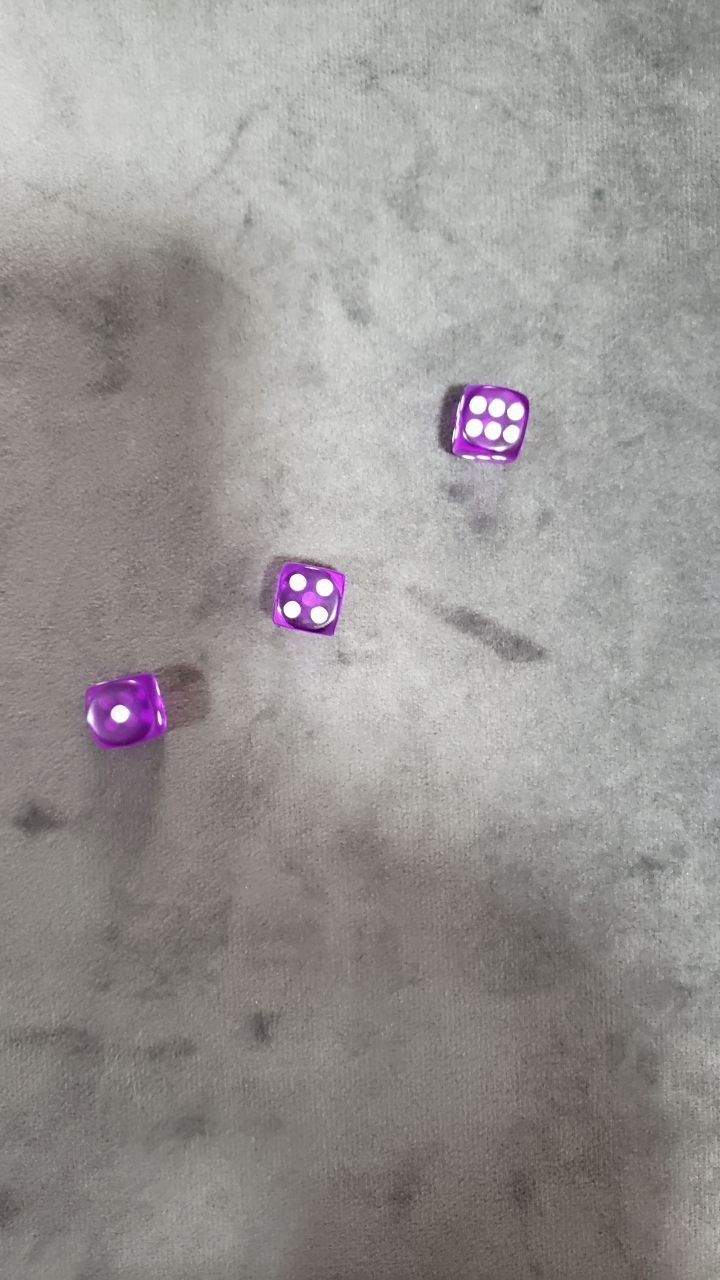
#> input picture projects/dice-counter/images/img1.jpg, 720 x 1280 px, found by its file name
$ python dice_counter.py   (older library calls are emulated)
#> lines starting #> are read from the running program, lines starting #| are printed output that depends on the picture; after the words box and inside, x2 and y2 are one past the last pixel; in counts of white or black regions, pixels touching at a corner belong together
# Project developed for the Computer Vision course in the Data Science program at Uninter University – Dice Face Counter

#Imported libraries
import cv2
import numpy as np

# Load the image
imgOrig = cv2.imread("images/img1.jpg")
#> imgOrig is the input picture: shape (1280, 720, 3); mean B, G, R 147.3, 149.1, 152.7

# Convert the image to HSV
imgHSV = cv2.cvtColor(imgOrig, cv2.COLOR_BGR2HSV)
#> imgHSV: shape (1280, 720, 3); mean H, S, V 32.4, 14.6, 153.9

# Define the HSV range for the dice color (purple in this case)
minimum = np.array([100, 50, 50])
maximum = np.array([255, 90, 255])

# Create a binary mask
mask = cv2.inRange(imgHSV, minimum, maximum)
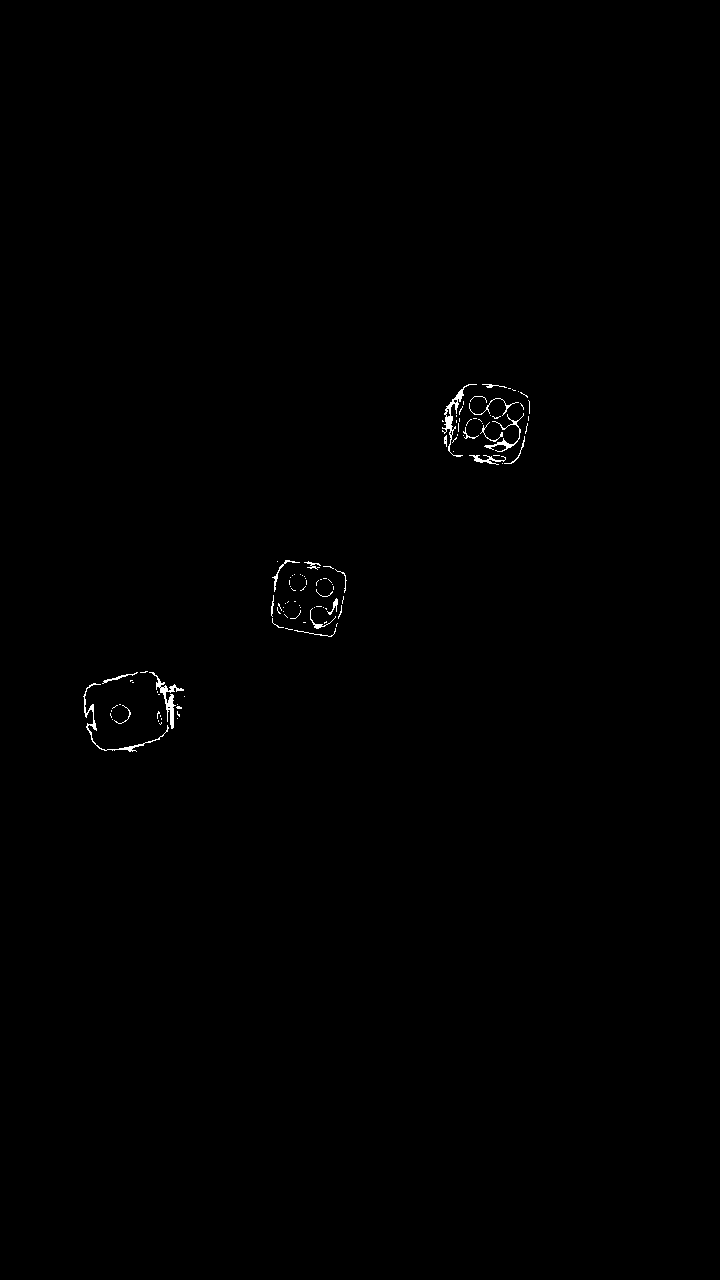
#> mask: shape (1280, 720); 0.29% white in thin lines or dots, all inside (x1, y1, x2, y2) = (83, 384, 530, 752)

# Apply Laplacian filter
imgLaplace = cv2.Laplacian(mask, cv2.CV_8U)
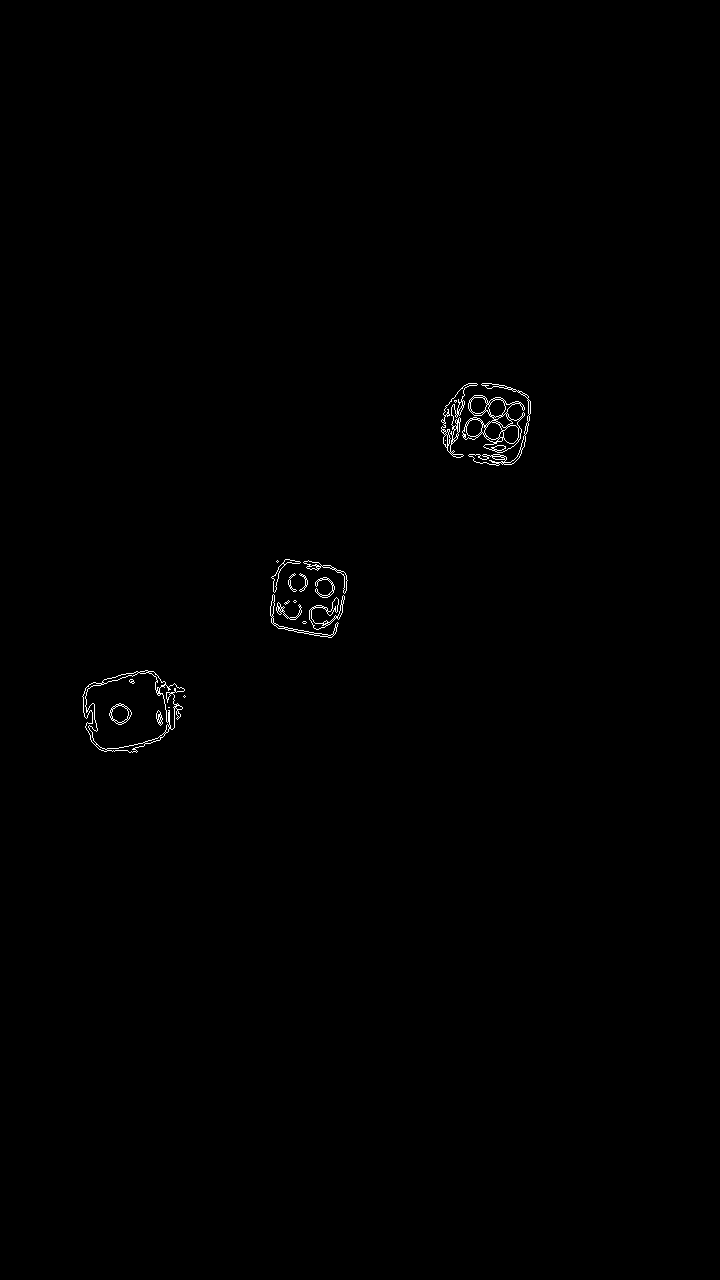
#> imgLaplace: shape (1280, 720); 0.36% white in thin lines or dots, all inside (x1, y1, x2, y2) = (82, 383, 531, 753)

# Detect circles using Hough Circle Transform
circles = cv2.HoughCircles(imgLaplace, cv2.HOUGH_GRADIENT, dp=1.2, minDist=10, param1=50, param2=20, minRadius=5, maxRadius=13)
#> circles = [[119.4, 713.4, 7.4], [318.6, 616.2, 12.32], [493.8, 427.8, 9.68], [324.6, 587.4, 7.28], [298.2, 582.6, 9.68], [513, 411, 9.44], [497.4, 408.6, 8.36], [472.2, 425.4, 12.32], [510.6, 435, 6.92], [477, 405, 6.68]]

# Count and print the number of detected circles
if circles is not None:
  circles = np.round(circles[0, :]).astype("int")
#> circles = [[119, 713, 7], [319, 616, 12], [494, 428, 10], [325, 587, 7], [298, 583, 10], [513, 411, 9], [497, 409, 8], [472, 425, 12], [511, 435, 7], [477, 405, 7]]
  total_sum = 0

  # Draw the detected circles on the original image
  for (x, y, r) in circles:
    cv2.circle(imgOrig, (x, y), r, (0, 255, 0), 2)  # green circle
    total_sum +=1
#> this loop made 10 passes
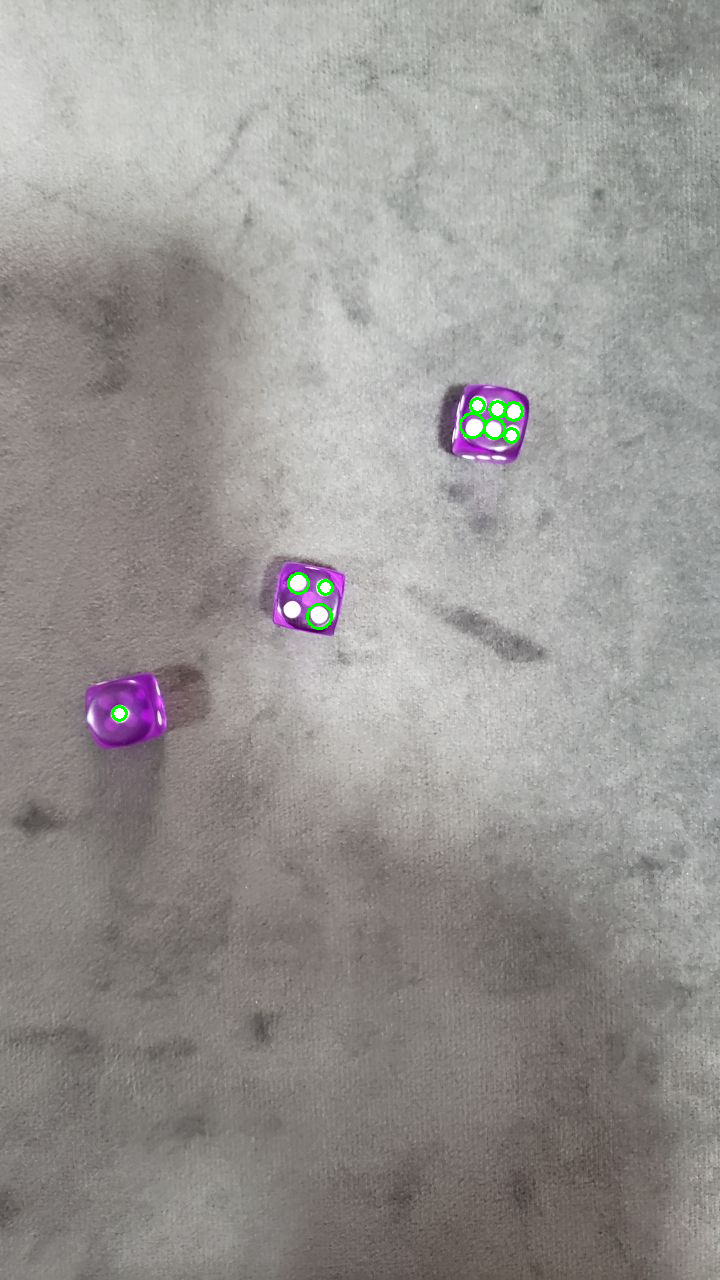
#> imgOrig: shape (1280, 720, 3); 0.17% of pixels changed, all inside (x1, y1, x2, y2) = (111, 397, 524, 722)
#> after the loop, total_sum = 10
  print(f"Total circles detected: {total_sum}")
#| Total circles detected: 10

  # Show the image with the circles and the total
  try:
    from google.colab.patches import cv2_imshow
    cv2_imshow(imgOrig)
  except ImportError:
    cv2.imshow("Detected Dice", imgOrig)
    cv2.waitKey(0)
    cv2.destroyAllWindows()
else:
  print("No circles detected.")

$ run again, with projects/dice-counter/images/img2.jpg copied over projects/dice-counter/images/img1.jpg
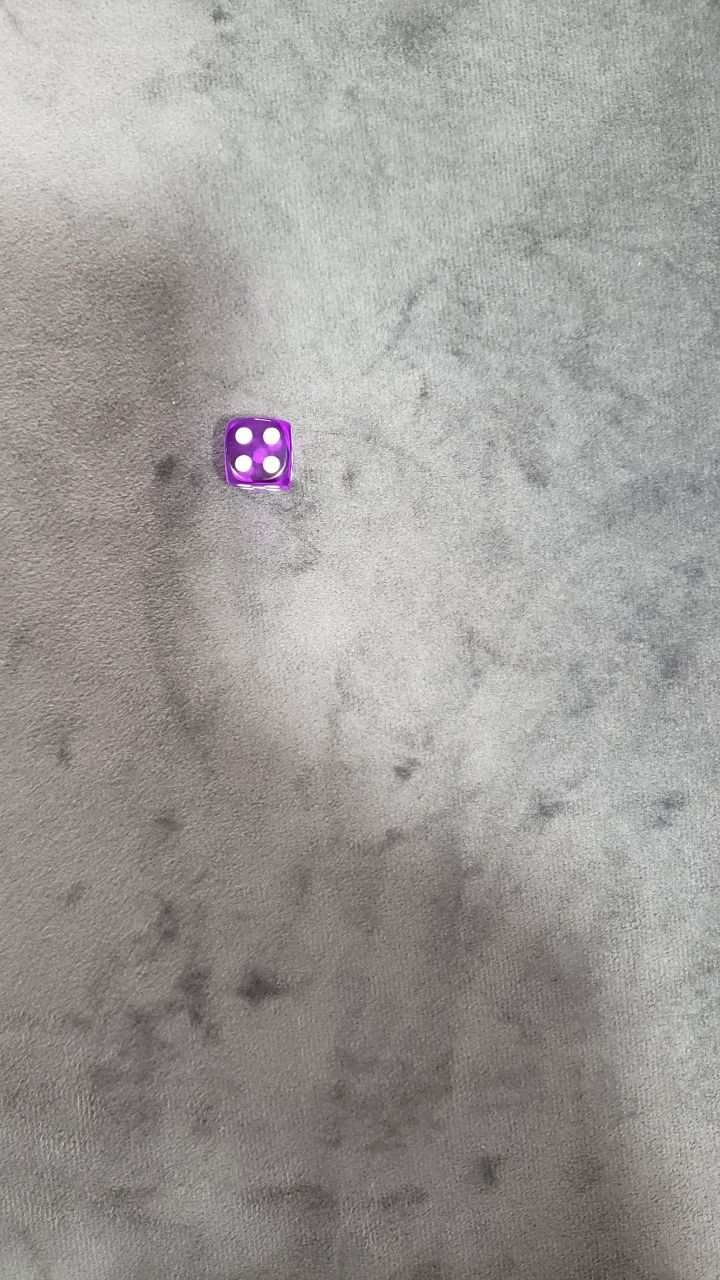
#> input picture projects/dice-counter/images/img2.jpg, 720 x 1280 px, found by its file name
#> imgOrig is the input picture: shape (1280, 720, 3); mean B, G, R 153.6, 155.8, 158.7
#> imgHSV: shape (1280, 720, 3); mean H, S, V 30, 11.9, 159.6
#> `mask = cv2.inRange(imgHSV, minimum, maximum)`:
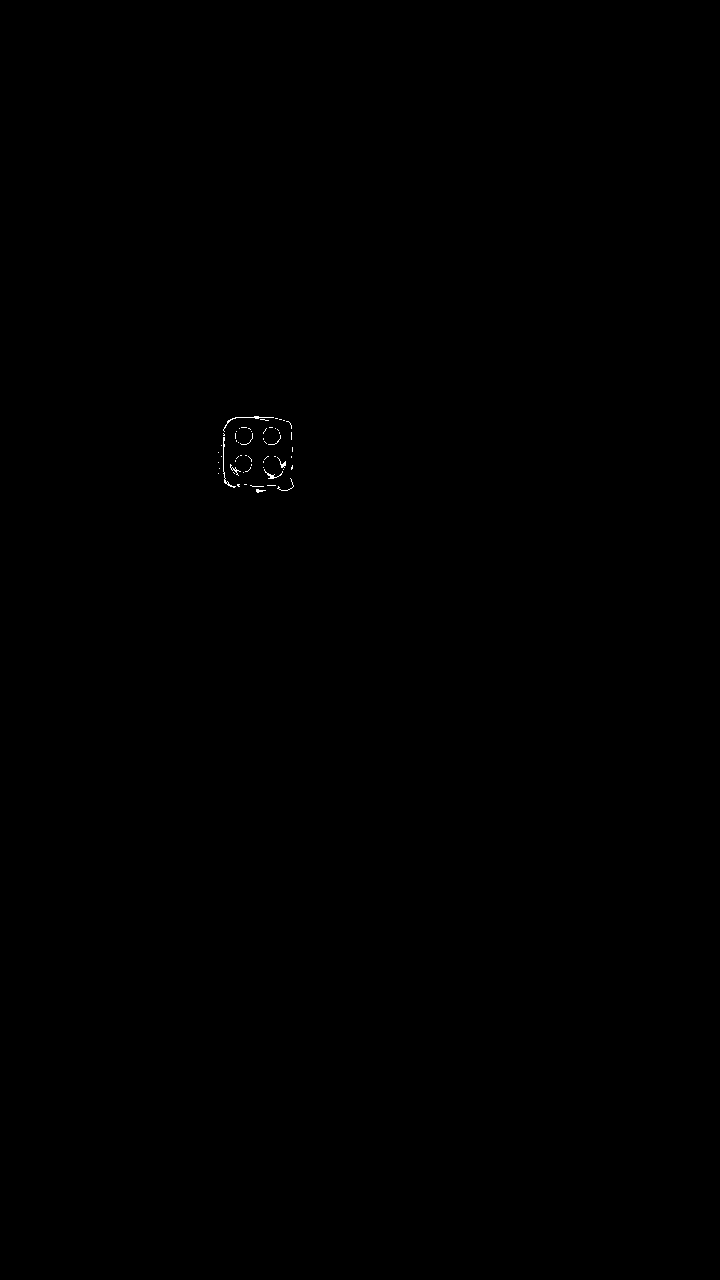
#> mask: shape (1280, 720); 0.06% white in thin lines or dots, all inside (x1, y1, x2, y2) = (218, 416, 294, 493)
#> imgLaplace: shape (1280, 720); 0.1% white in thin lines or dots, all inside (x1, y1, x2, y2) = (217, 415, 295, 494)
#> `circles = cv2.HoughCircles(imgLaplace, cv2.HOUGH_GRADIENT, dp=1.2, min..`: circles = [[271.8, 467.4, 12.32], [270.6, 435, 7.16], [243, 435, 7.52], [241.8, 463.8, 9.68]]
#> `circles = np.round(circles[0, :]).astype("int")`: circles = [[272, 467, 12], [271, 435, 7], [243, 435, 8], [242, 464, 10]]
#> the loop `for (x, y, r) in circles:` made 4 passes
#> after the loop `for (x, y, r) in circles:`:
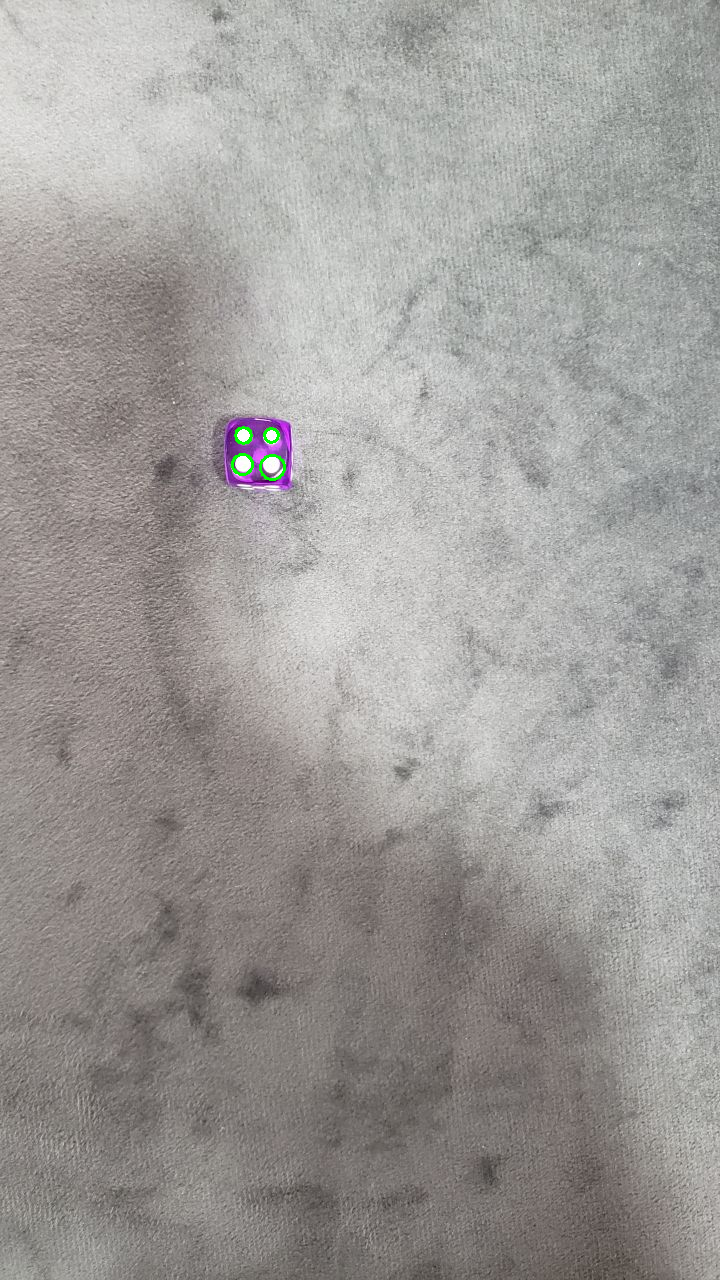
#> imgOrig: shape (1280, 720, 3); 0.08% of pixels changed, all inside (x1, y1, x2, y2) = (231, 426, 286, 481)
#> after the loop `for (x, y, r) in circles:`: total_sum = 4
#| Total circles detected: 4

$ run again, with projects/dice-counter/images/img3.jpg copied over projects/dice-counter/images/img1.jpg
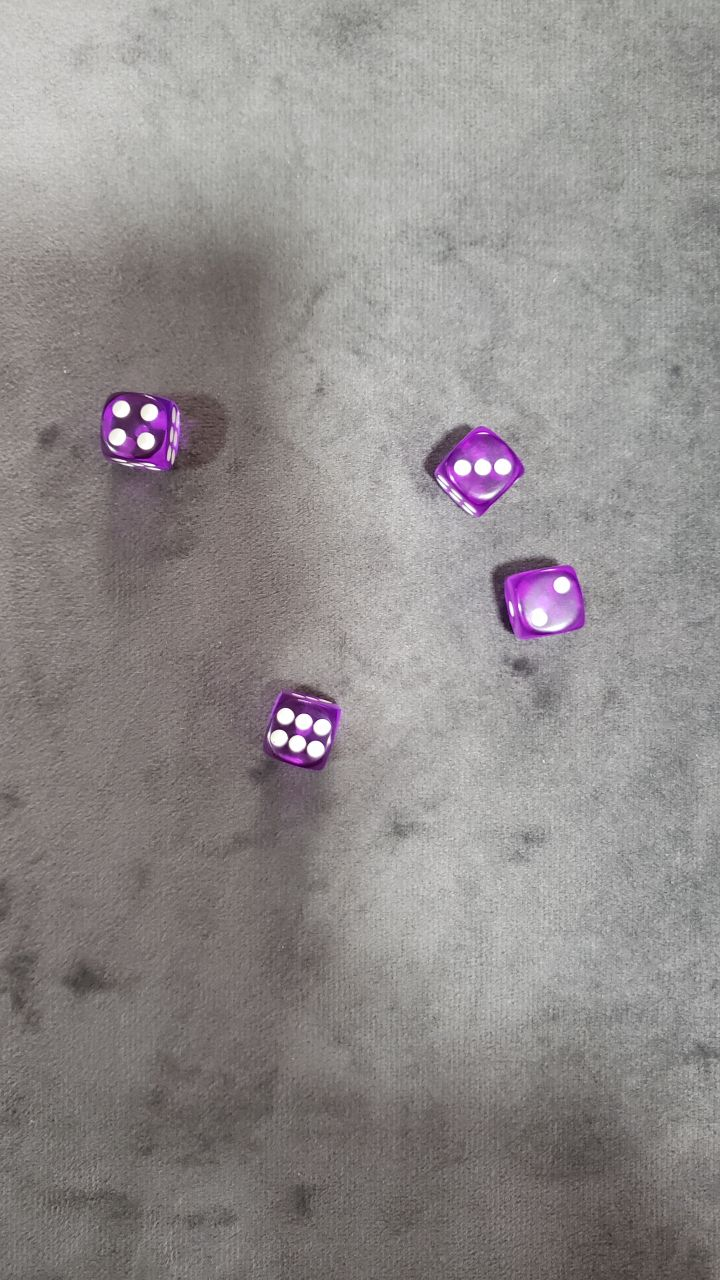
#> input picture projects/dice-counter/images/img3.jpg, 720 x 1280 px, found by its file name
#> imgOrig is the input picture: shape (1280, 720, 3); mean B, G, R 140, 140.6, 145.4
#> imgHSV: shape (1280, 720, 3); mean H, S, V 29.1, 14.9, 146
#> `mask = cv2.inRange(imgHSV, minimum, maximum)`:
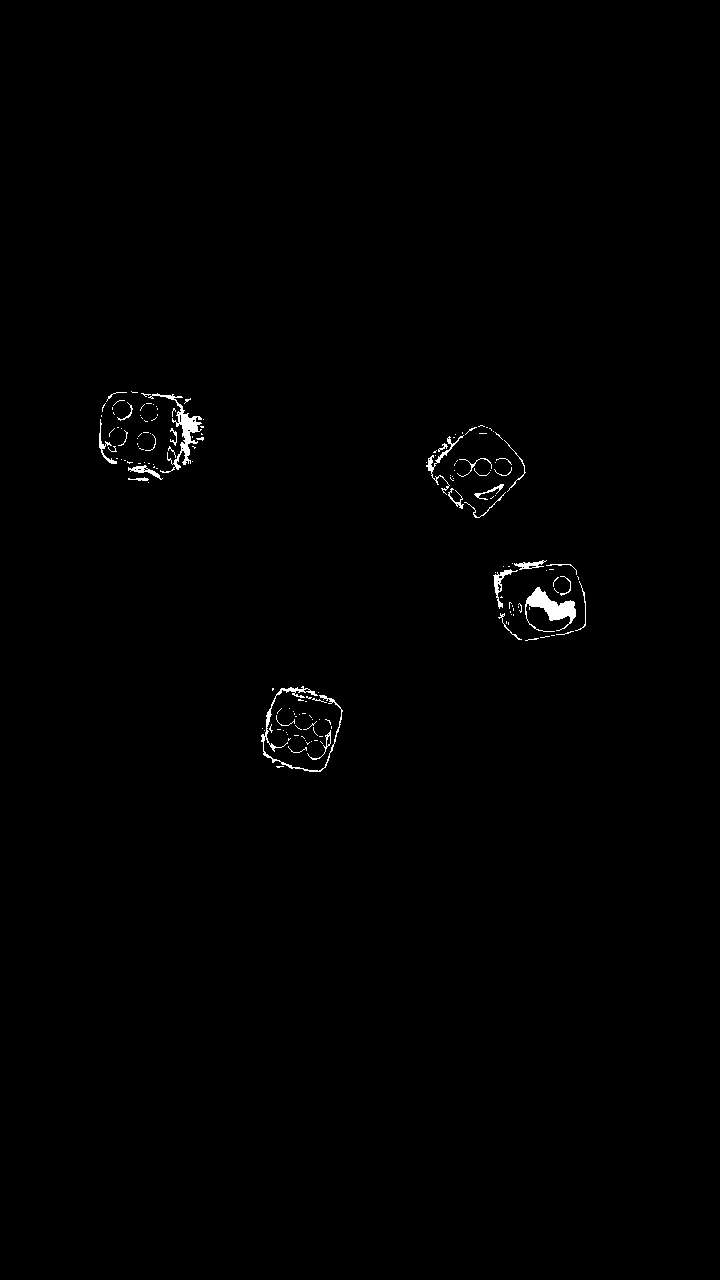
#> mask: shape (1280, 720); 0.54% white; 166 white regions (135 under 20 px), largest, box (x1, y1, x2, y2) and area: (525, 587, 576, 632) 894, (148, 393, 202, 473) 805, (261, 686, 343, 772) 652
#> imgLaplace: shape (1280, 720); 0.53% white in thin lines or dots, all inside (x1, y1, x2, y2) = (98, 390, 587, 773)
#> `circles = cv2.HoughCircles(imgLaplace, cv2.HOUGH_GRADIENT, dp=1.2, min..`: circles = 15 rows, first 8: [561, 583.8, 9.56], [285, 717, 10.76], [147, 441, 10.4], [301.8, 721.8, 9.56], [483, 465, 9.44], [121.8, 409.8, 7.76], [502.2, 468.6, 8.24], [315, 748.2, 7.88]
#> `circles = np.round(circles[0, :]).astype("int")`: circles = 15 rows, first 8: [561, 584, 10], [285, 717, 11], [147, 441, 10], [302, 722, 10], [483, 465, 9], [122, 410, 8], [502, 469, 8], [315, 748, 8]
#> the loop `for (x, y, r) in circles:` made 15 passes
#> after the loop `for (x, y, r) in circles:`:
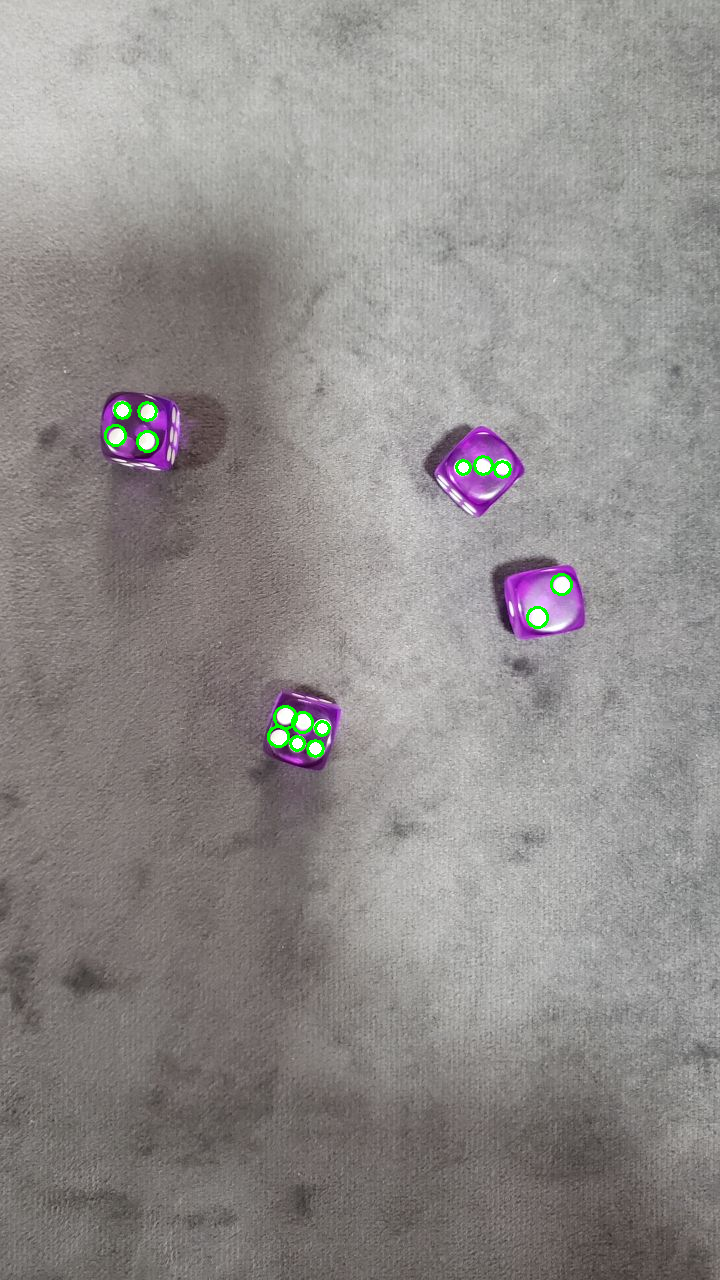
#> imgOrig: shape (1280, 720, 3); 0.27% of pixels changed, all inside (x1, y1, x2, y2) = (104, 401, 573, 758)
#> after the loop `for (x, y, r) in circles:`: total_sum = 15
#| Total circles detected: 15
